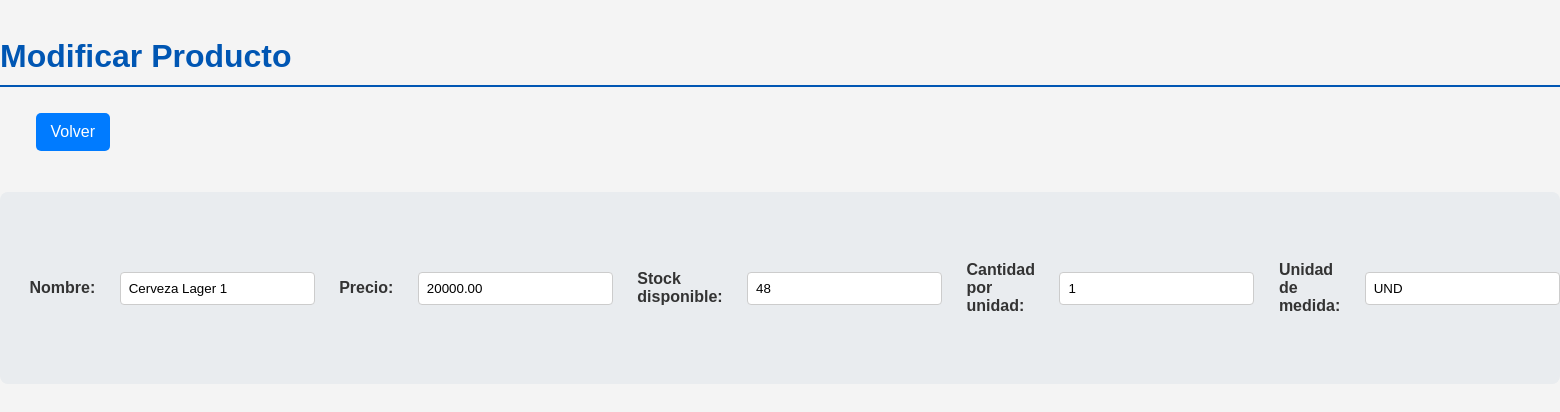
Screenshot of /inventario/modificar/1/ with the database file from the repository.
### webapp/gestion/models.py (models this page shows, shortened)
class Producto(models.Model):
    nombre = models.CharField(max_length=100)
    precio = models.DecimalField(max_digits=10, decimal_places=2)
    stock = models.IntegerField(default=0)
    cantidad_medida = models.IntegerField()
    unidad_medida = models.CharField(max_length=45)

### webapp/gestion/views.py (the view, shortened to what this page needs)
# urls.py: path('inventario/modificar/<int:producto_id>/', views.modificar_producto, name='modificar_producto'),
@transaction.atomic
def modificar_producto(request, producto_id):
    producto = get_object_or_404(Producto, pk=producto_id)
    context = {
        'producto': producto,
    }
    return render(request, 'gestion/modificar_producto.html', context)

### webapp/gestion/templates/gestion/modificar_producto.html (shortened to what this page needs)
{%load static%}
<!DOCTYPE html>
<html lang="es">
<head>
    <link rel="stylesheet" href="{% static 'css/style.css' %}">
</head>
<body>
    <h1>Modificar Producto</h1>
        <a href="{% url 'inventario_panel' %}" class="boton">Volver</a>
    <br><br>     <form method="post">
        <label for="nombre">Nombre:</label>
        <input type="text" name="nombre" id="nombre" value="{{ producto.nombre }}" required>
        <label for="precio">Precio:</label>
        <input type="number" step="0.01" name="precio" id="precio" value="{{ producto.precio }}" required>
        <label for="stock">Stock disponible:</label>
        <input type="number" name="stock" id="stock" min="0" value="{{ producto.stock }}" required>
        <label for="cantidad_medida">Cantidad por unidad:</label>
        <input type="number" name="cantidad_medida" id="cantidad_medida" min="1" value="{{ producto.cantidad_medida }}" required>
        <label for="unidad_medida">Unidad de medida:</label>
        <input type="text" name="unidad_medida" id="unidad_medida" value="{{ producto.unidad_medida }}" required>
        <br><br>
    </form>
</body>
</html>

### webapp/gestion/static/css/style.css (style rules this page uses)
body { font-family: sans-serif; margin: 0; padding: 0; background-color: #f4f4f4; color: #333; }
h1, h2 { color: #0056b3; border-bottom: 2px solid #0056b3; padding-bottom: 10px; margin-top: 20px; }
.boton, button { display: inline-block; padding: 10px 15px; font-size: 16px; cursor: pointer; text-align: center; text-decoration: none; outline: none; color: #fff; background-color: #007bff; border: none; border-radius: 5px; margin: 5px 0; transition: background-color 0.3s ease; }
form { background-color: #e9ecef; padding: 15px; border-radius: 8px; margin-bottom: 20px; display: flex; align-items: center; gap: 10px; }
form label { font-weight: bold; }
form input[type="number"], form input[type="text"], form input[type="password"], form select { padding: 8px; border: 1px solid #ccc; border-radius: 4px; flex-grow: 1; max-width: 200px; box-sizing: border-box; }

### rows the page displays
Producto: nombre "Cerveza Lager 1", precio "20000.00", stock "48", cantidad_medida "1", unidad_medida "UND"
